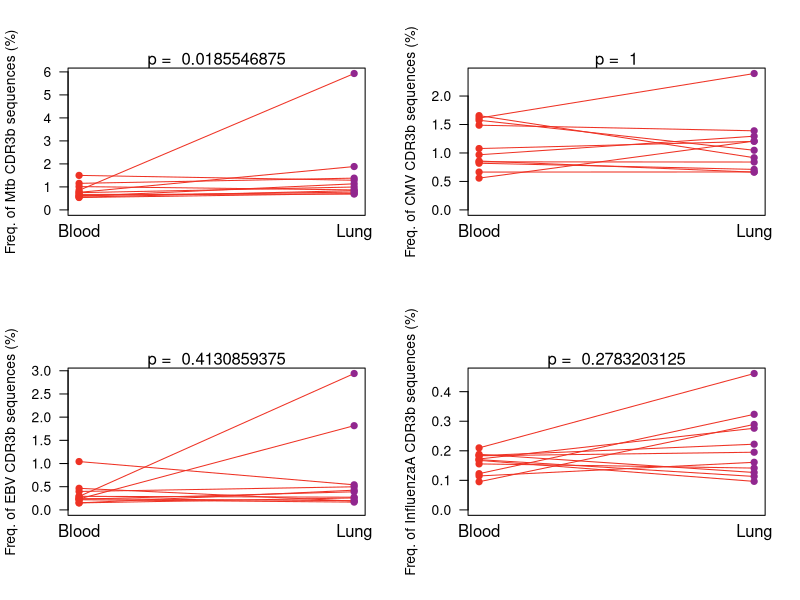

Here is the R script that generated this plot:
rm(list=ls())
graphics.off()
library(tidyverse)
##Figure 3 plots

paired_blood_lung_tcr_data <- read.csv("Figure 3.csv")

par(mfrow=c(2,2))
for(i in c("Mtb","CMV","EBV","InfluenzaA")){
 temp <- subset(paired_blood_lung_tcr_data,paired_blood_lung_tcr_data$Pathogen==i)
  
 plot(NA,NA,ylim=c(0,max(temp$Blood,temp$Lung,na.rm = T)),xlim=c(0,1),las=1,xaxt="n",xlab="",ylab=paste("Freq. of ",i," CDR3b sequences (%)",sep = ""))
 mtext(side = 1,at = 0,"Blood",line = 0.5)
 mtext(side = 1,at = 1,"Lung",line = 0.5)
 
 for(i_1 in 1:dim(temp)[1]){
   points(c(0,1),c(temp[i_1,]$Blood,temp[i_1,]$Lung),col=c("#ee3224","#91278f"),type="o",pch=19)
 }
 mtext(side = 3,paste("p = ",wilcox.test(temp$Blood,temp$Lung,paired = T)$p.value))
}